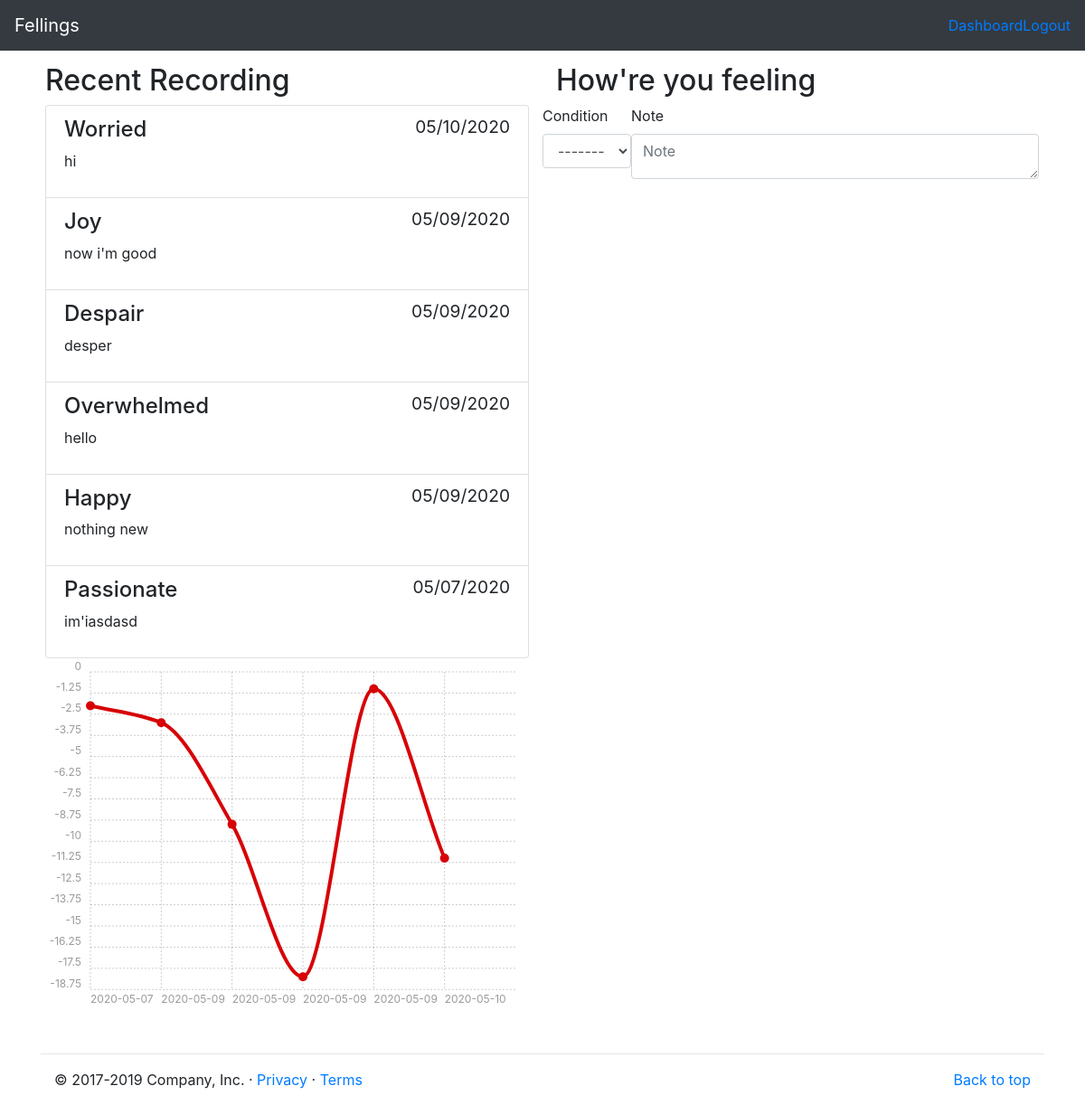
Page /users/dashboard/ (signed in) on the committed database.
### thoughts/models.py (models this page shows, shortened)
class Thought(models.Model):
    user = models.ForeignKey(User, on_delete=models.CASCADE, related_name="thoughts")
    recorded_at = models.DateTimeField(default=timezone.now, editable=False)
    condition = models.IntegerField(choices=CONDITIONS)
    note = models.TextField(blank=True, default="")
    class Meta:
        ordering = ["-recorded_at"]

### users/views.py (the view, shortened to what this page needs)
# urls.py: path("dashboard/", views.Dashboard.as_view(), name="dashboard"),
class Dashboard(LoginRequiredMixin, SelectRelatedMixin, generic.TemplateView):
    model = User
    select_related = "thoughts"
    template_name = "users/dashboard.html"

### thoughts/form.py
class ThoughtForm(forms.ModelForm):
    class Meta:
        fields = ["condition", "note"]
        model = models.Thought

### thoughts/templatetags/thought_tags.py (called while the page is built)
@register.inclusion_tag("thoughts/_form.html")
def thought_form():
    form = ThoughtForm()
    return {"form": form}

@register.simple_tag(takes_context=True)
def chart_data(context):
    user = context["user"]
    ten_days_ago = timezone.now() - datetime.timedelta(days=10)
    thoughts = user.thoughts.filter(recorded_at__gte=ten_days_ago).order_by(
        "recorded_at"
    )
    return json.dumps(
        {
            "labels": [
                thought.recorded_at.strftime("%Y-%m-%d") for thought in thoughts
            ],
            "series": [[thought.condition * -1 for thought in thoughts]],
        }
    )

### users/templates/users/dashboard.html (shortened to what this page needs)
{% extends 'layout.html' %}
{% load static %}
{% load thought_tags %}
{% block content %}
<div class="container" style="padding: 20px;">
    <dev class="row">
        <div class="col-md-6">
            <h2>Recent Recording</h2>
            <div class="list-group">
                {% for thought in user.thoughts.all %}
                <div class="list-group-item">
                    <h4 class="list-group-item-heading">
                        <time class="small float-right" datetime="{{ thought.recorded_at }}">
                            {{ thought.recorded_at|date:'SHORT_DATE_FORMAT' }}
                        </time>
                        {{ thought.get_condition_display}}
                    </h4>
                    {% if thought.note %}
                    {{ thought.note|linebreaks }}
                    {% endif %}
                </div>
                {% endfor %}
            </div>
        </div>
        <dev class="col-md-6">
            {% thought_form %}
        </dev>
    </dev>
    <div class="row">
        <div class="col-md-6">
            <div class="ct-chart ct-perfect-fourth"></div>
        </div>
    </div>
</div>
{% endblock %}
{% block css %}
<link rel="stylesheet" href='{% static "js/chartist/chartist.min.css" %}'>
{% endblock %}

### templates/layout.html (shortened to what this page needs)
{% load static %}
<!doctype html>
<html lang="en">
<head>
    <link rel="stylesheet" href="https://stackpath.bootstrapcdn.com/bootstrap/4.4.1/css/bootstrap.min.css"
>
    <link rel="stylesheet" href="{% static 'css/feelings.css' %}">
    {% block css %}{% endblock %}
</head>
<body>
    <nav class="navbar navbar-expand-md navbar-dark fixed-top bg-dark">
        <a class="navbar-brand" href="{% url 'home' %}">Fellings</a>
        <div class="collapse navbar-collapse" id="navbarCollapse">
            <form class="form-inline mt-2 mt-md-0 ">
                <ul class="nav navbar-nav  navbar-right">
                    {% if not user.is_authenticated %}
                    <li><a href="{% url 'users:login' %}">Login</a></li>
                    <li><a href="{% url 'users:signup' %}"">Sing up</a></li>
                    {% else %}
                    <li><a href=" {% url 'users:dashboard' %}">Dashboard</a></li>
                    <li><a href="{% url 'users:logout' %}">Logout</a></li>
                    {% endif %}
                </ul>
            </form>
        </div>
    </nav>
    <div id="content">
        {% block content %}{% endblock %}
    </div>
    <div class="container">
        <hr>
        <footer class="container">
            <p class="float-right"><a href="#">Back to top</a></p>
            <p>&copy; 2017-2019 Company, Inc. &middot; <a href="#">Privacy</a> &middot; <a href="#">Terms</a></p>
        </footer>
    </div>
</body>
</html>

### thoughts/templates/thoughts/_form.html (shortened to what this page needs)
{% load bootstrap4 %}
<form method="POST" action="{% url 'thoughts:create' %}">
    <h2>How're you feeling</h2>
    <div class="row">
        {% bootstrap_form form %}
    </div>
</form>

### assets/css/feelings.css (style rules this page uses)
body { padding-top: 50px; }

### rows in the picture
Thought: recorded_at "05/10/2020", condition "Worried", note "hi"
Thought: recorded_at "05/09/2020", condition "Joy", note "now i'm good"
Thought: recorded_at "05/09/2020", condition "Despair", note "desper"
Thought: recorded_at "05/09/2020", condition "Overwhelmed", note "hello"
Thought: recorded_at "05/09/2020", condition "Happy", note "nothing new"
Thought: recorded_at "05/07/2020", condition "Passionate", note "im'iasdasd"
